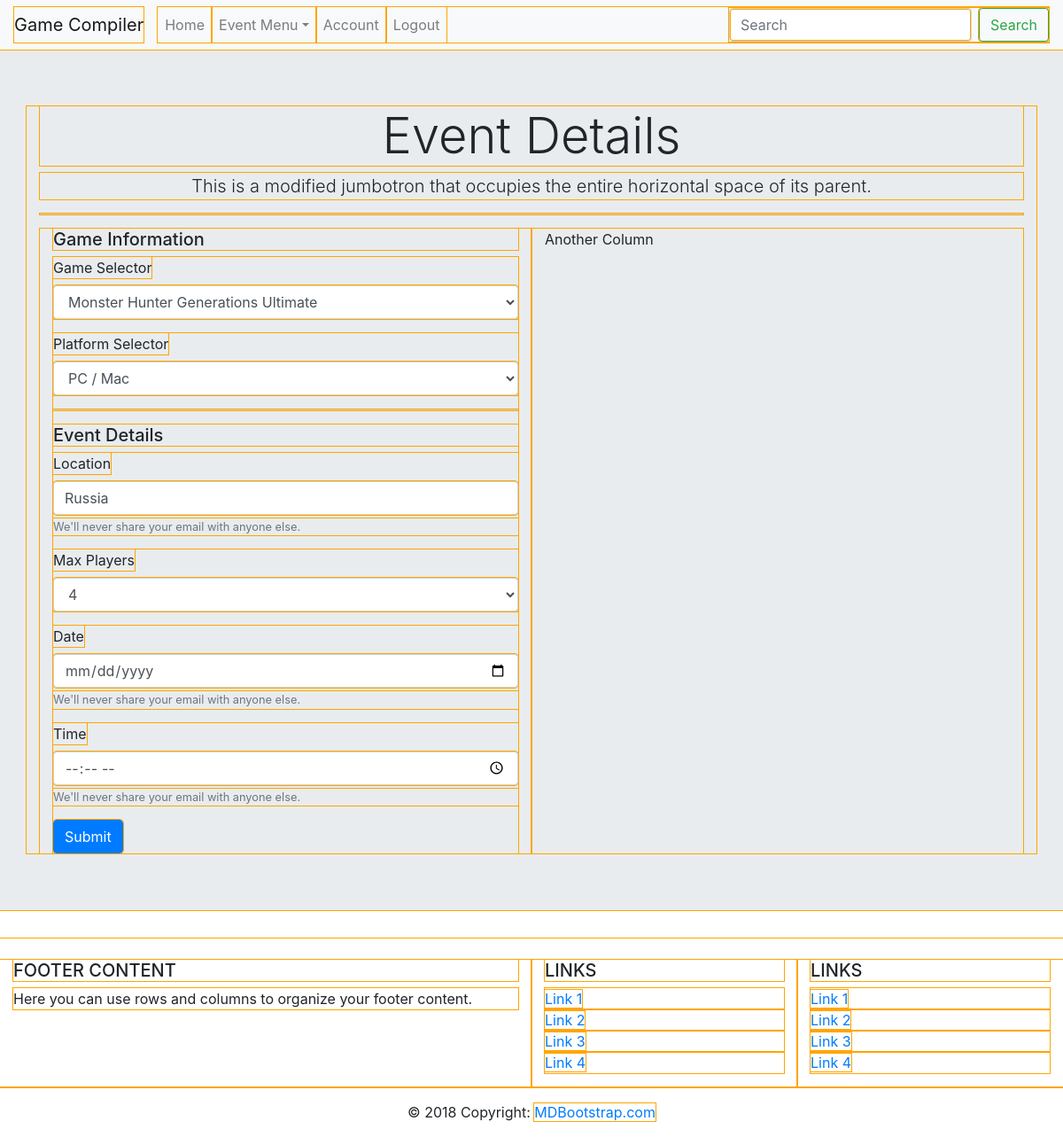
The app's page /event/details/6, older data.
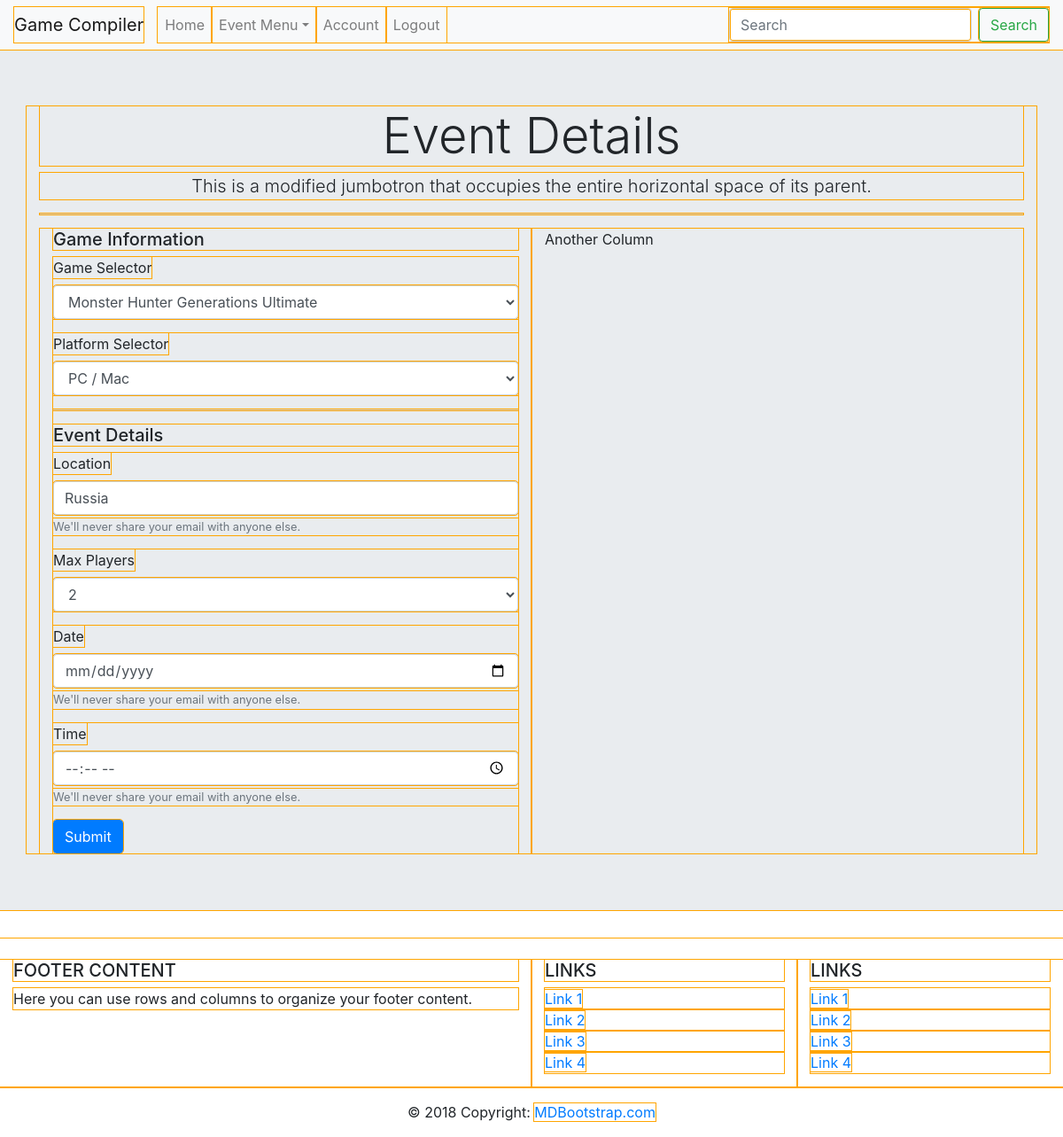
The same page, newer data.
### app.py (models this page shows)
class Event(db.Model):
    __tablename__ = "event"
    id = db.Column(db.Integer, primary_key=True)
    game = db.Column(db.String(45))
    platform = db.Column(db.String(45))
    location = db.Column(db.String(90))
    event_date = db.Column(db.DateTime)
    event_time = db.Column(db.DateTime)
    max_players = db.Column(db.Integer)
    current_players = db.Column(db.Integer)
    created_at = db.Column(db.DateTime, server_default=func.now())
    updated_at = db.Column(db.DateTime, server_default=func.now(),
                           onupdate=func.now())
    users_for_events = db.relationship('User', secondary=users_events)

### app.py (the view)
@app.route("/event/details/<id>")
def event_details(id):
    eventQuery = Event.query.get(id)
    return render_template("event_details.html", event=eventQuery)

### templates/event_details.html (shortened to what the changed rows need)
<!DOCTYPE html>
<html lang="en">
<head>
    <link href="https://stackpath.bootstrapcdn.com/bootstrap/4.3.1/css/bootstrap.min.css" rel="stylesheet">
</head>
<body>
    <div class="jumbotron jumbotron-fluid">
        <div class="container">
            <h1 class="display-4 text-center">Event Details</h1>
            <div class="container">
                <div class="row">
                    <div class="col-sm">
                        <form action="/update/event/{{ event.id }}" method="POST">
                            <div class="form-group">
                                <label for="regGame">Game Selector</label>
                                <select class="form-control" id="updateGame" name="updateGame">
                                    <option value="{{ event.game }}">{{ event.game }}</option>
                                </select>
                            </div>
                            <div class="form-group">
                                <label for="regPlatform">Platform Selector</label>
                                <select class="form-control" id="updatePlatform" name="updatePlatform">
                                    <option value="{{ event.platform }}">{{ event.platform }}</option>
                                </select>
                            </div>
                            <div class="form-group">
                                <label for="regLocation">Location</label>
                                <input type="text" class="form-control" id="updateLocation" name="updateLocation" value="{{ event.location }}" aria-describedby="regLocation" placeholder="Location">
                                <small id="regLocation" class="form-text text-muted">We'll never share your email with anyone else.</small>
                            </div>
                            <div class="form-group">
                                <label for="regGame">Max Players</label>
                                <select class="form-control" id="updatePlayers" name="updatePlayers">
                                    <option value="{{ event.max_players }}">{{ event.max_players }}</option>
                                </select>
                            </div>
                        </form>
                    </div>
                </div>
            </div>
        </div>
    </div>
</body>
</html>

Row changes from the older to the newer data that the page shows:
changed Event "Monster Hunter Generations Ultimate": updatePlayers "4" → "2"
